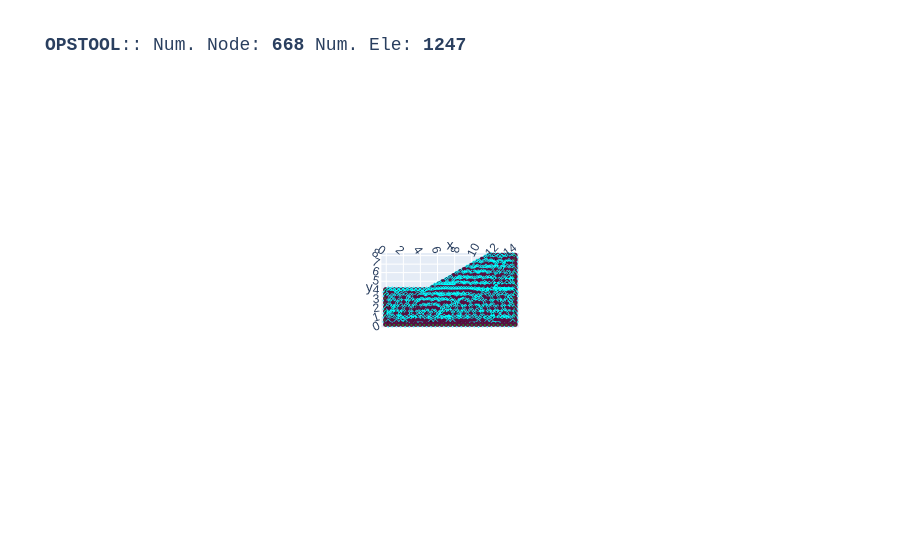

The code cell stored with this chart in its notebook:
### Code cell
opst.vis.plotly.plot_model(show_node_numbering=False, show_ele_numbering=False, show_nodal_loads = False)

### Figure 1 — Plotly figure (JSON) as saved in the notebook; plotly's stock layout.template omitted (floating-point values rounded to 4 significant figures; data arrays with more than 128 entries replaced by an {"elided": "..."} marker saying what was removed)
{"data": [{"color": "#00FFFF", "hoverinfo": "skip", "i": {"elided": "1247 int values"}, "j": {"elided": "1247 int values"}, "k": {"elided": "1247 int values"}, "name": "Tri31", "opacity": 1, "type": "mesh3d", "x": {"elided": "3741 float values"}, "y": {"elided": "3741 float values"}, "z": {"elided": "3741 float values"}}, {"connectgaps": false, "hoverinfo": "skip", "line": {"color": "black", "width": 1}, "mode": "lines", "name": "Edge", "type": "scatter3d", "x": {"elided": "6235 float values"}, "y": {"elided": "6235 float values"}, "z": {"elided": "6235 float values"}}, {"customdata": {"elided": "1247 str values"}, "hovertemplate": "%{customdata}", "marker": {"color": "#00FFFF", "size": 3, "symbol": "diamond-open"}, "mode": "markers", "name": "Tri31", "type": "scatter3d", "x": {"elided": "1247 float values"}, "y": {"elided": "1247 float values"}, "z": {"elided": "1247 float values"}}, {"customdata": {"elided": "668 str values"}, "hovertemplate": "x: %{x}<br>y: %{y}<br>z: %{z} <br>nodeTag: %{customdata}", "marker": {"color": "#580f41", "size": 3, "symbol": "circle"}, "mode": "markers", "name": "Nodes", "type": "scatter3d", "x": {"elided": "668 float values"}, "y": {"elided": "668 float values"}, "z": {"elided": "668 float values"}}, {"connectgaps": false, "hoverinfo": "skip", "line": {"color": "#15b01a", "width": 1}, "mode": "lines", "name": "BC", "type": "scatter3d", "x": {"elided": "1154 float values"}, "y": {"elided": "1154 float values"}, "z": {"elided": "1154 float values"}}], "layout": {"autosize": true, "font": {"family": "Arial, sans-serif"}, "scene": {"aspectmode": "data", "camera": {"eye": {"x": 0, "y": -0.1, "z": 10}}, "dragmode": "pan", "xaxis": {"showbackground": false}, "yaxis": {"showbackground": false}, "zaxis": {"showbackground": true, "showgrid": true, "showticklabels": false, "ticks": "", "title": {"text": ""}, "visible": true}}, "showlegend": false, "title": {"font": {"family": "courier", "size": 18}, "text": "<b>OPSTOOL</b>:: Num. Node: <b>668</b> Num. Ele: <b>1247</b>"}}}
